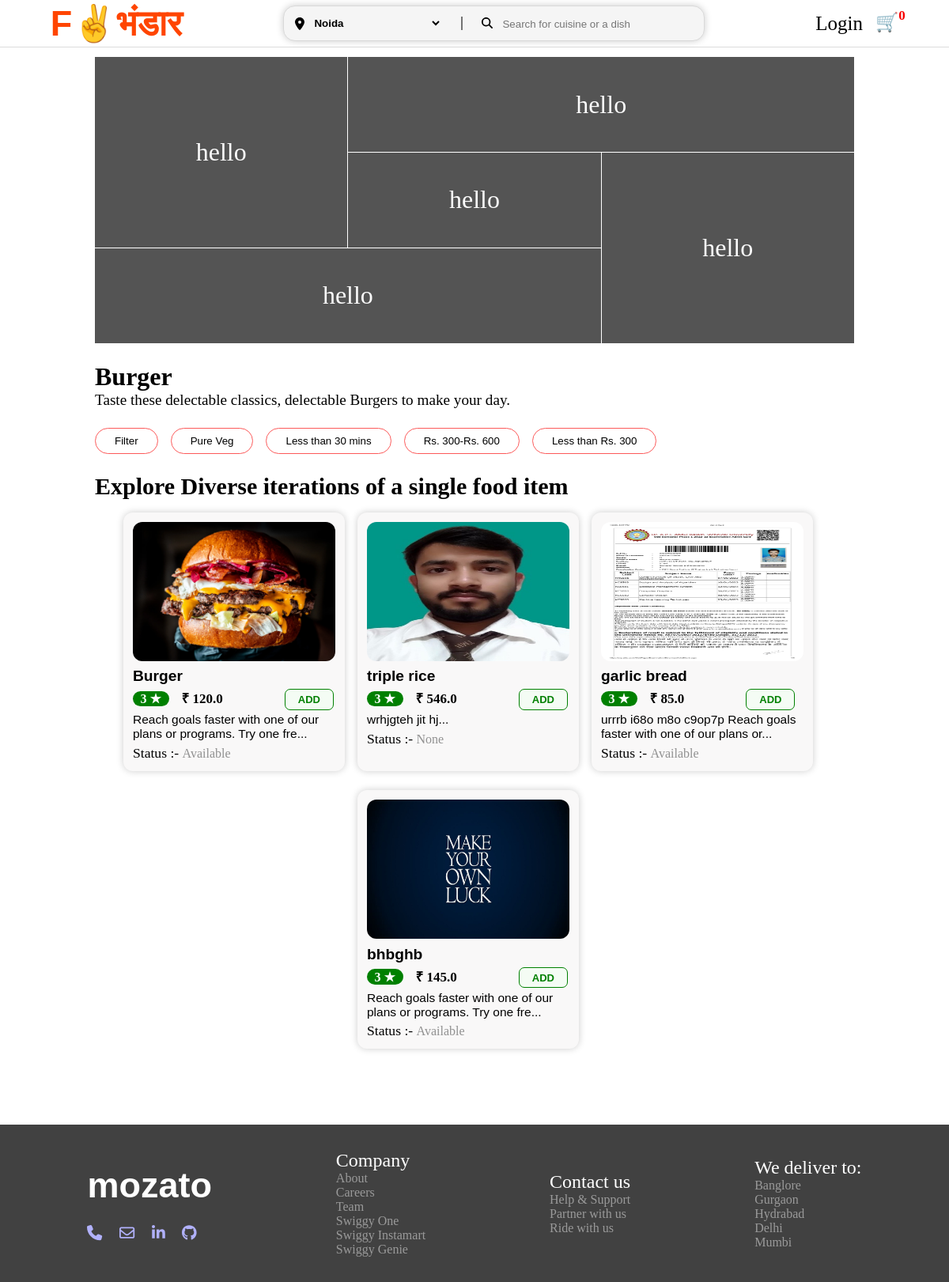
Screenshot of /category/Burger with the database file from the repository.
### mozato_app/models.py (models this page shows, shortened)
class Food_category(models.Model):
    cat_id = models.AutoField(primary_key=True)
    category_name = models.CharField(max_length=50)
    cattegory_img = models.ImageField(default="")

class All_Food(models.Model):
    food_status_choice = [
        ('Available', 'Available'),
        ('Not Available', 'Not Available')
    ]
    food_id = models.AutoField(primary_key=True)
    food_category =  models.ForeignKey(Food_category,on_delete=models.CASCADE,blank=True, null=True)
    food_name = models.CharField(max_length=100)
    food_img =  models.ImageField()
    food_price = models.FloatField()
    food_desc = models.TextField()
    food_status = models.CharField(choices=food_status_choice, null=True, blank=True, max_length=50)

### mozato_app/views.py (the view)
# urls.py: path('category/<str:cat_name>', views.categoryPage, name='category'),
def categoryPage(request, cat_name):
    category = get_object_or_404(Food_category, category_name=cat_name)
    product = All_Food.objects.filter(food_category=category)
    cart = request.session.get('cart',[])
    cartLength = len(cart)
    return render(request, 'biryani.html', {'product': product, 'category': category, 'cartLength':cartLength})

### mozato_app/templates/biryani.html
{% extends 'base.html' %}
{% load static %}
{% block css %}
<link rel="stylesheet" href="{% static 'css/biryani.css' %}">
{% endblock %}
{% block body %}
<div class="biryani">
    <div class="biryani_mix_theme">
        <div class="box row-2">hello</div>
        <div class="box col-2">hello</div>
        <div class="box" id="box3">hello</div>
        <div class="box row-2">hello</div>
        <div class="box col-2">hello</div>
    </div>
    <div class="biryani_inner">
        <p class="biryani_head">{{category.category_name}}</p>
        <p class="biryani_below">Taste these delectable classics, delectable {{category.category_name}}s to make your day.</p>
        <div class="biryani_filter">
            <button>Filter</button>
            <button>Pure Veg</button>
            <button>Less than 30 mins</button>
            <button>Rs. 300-Rs. 600</button>
            <button>Less than Rs. 300</button>
        </div>
    </div>
    <div class="b_rest_ro">
        <p class="rest_ro">Explore Diverse iterations of a single food item</p>
        <div class="inner_rest_ro">
        {% for prod in product %}
            <div class="rt_food_inner">
                <img class="rt_food_img" src="{{ prod.food_img.url }}" alt="food_image">
                <p class="rt_name">{{prod.food_name}}</p>
                <p class="rating">3 &#9733</p><span class="time">&#x20B9; {{prod.food_price}}</span><span><button class="btn_add"><a href="{% url 'popup_add_cart' prod.food_id %}" class="make_link">ADD</a></button></span>
                <p class="specialist">{{prod.food_desc | slice:"0:65"}}...</p>
                <p class="rt_place">Status :- <span class="status">{{prod.food_status}}</span></p>
            </div>
        {% endfor %}
        </div>
    </div>
</div>
{% endblock body %}

### mozato_app/templates/base.html (shortened to what this page needs)
{% load static %}
<!DOCTYPE html>
<html lang="en">
<head>
    <link rel="stylesheet" href="{% static 'css/main.css' %}">
    {% block css %}{% endblock %}
    <link rel="stylesheet" href="https://cdnjs.cloudflare.com/ajax/libs/font-awesome/6.4.2/css/all.min.css" />
</head>
<body>
    {% include 'header.html' %}
    {% block body %}
    {% endblock body %}
    {% include 'footer.html' %}
</body>
</html>

### mozato_app/templates/header.html (shortened to what this page needs)
{% load static %}
<div class="hero">
    <div class="brand"><a href="{% url 'index'  %}">F✌️भंडार</a></div>
        <div class="inner_brand">
                <div class="search_location">
                    <i id="loc" class='fas fa-location-dot fa-9x' style='color:#000000; font: icon;'></i>
                    <select name="curr_loct" id="curr_loct">
                        <option value="noida">Noida</option>
                    </select>
                    <p class="line"></p>
                <form method="POST" action="{% url 'search' %}">{% csrf_token %}
                    <button type="submit" id="search-button"><a class="fa-solid fa-magnifying-glass fa-sm sarch-icon"></a></button>
                    <input type="search" id="search-input" name="searched" placeholder="Search for cuisine or a dish">
                </div>
        </div>
        <div class="user">
            {% if user.is_authenticated %}
                <img class="user_img" id="user_m" src="{% static 'images/user.png' %}" alt="">
            {% else %}
                <a class="log-nav" href="{% url 'login' %}">Login</a>
            {% endif %}
            <a class="cart_icon" href="{% url 'checkout' %}">&#128722; <span class="cart_qunt" id="cart_qunt">{{cartLength}}</span></a>
        </div>
</div>

### mozato_app/templates/footer.html
{% load static %}
<div class="footer">
    <div class="brand_detail">
        <p class="brand">mozato</p>
    <section class="ft_social">
        <a href="tel:+917631618965"><i class="fas fa-phone"></i></a>
        <a href="mailto:bablookumar24bk@gmail.com"><i class="far fa-envelope"></i></a>
        <a href="#"><i class="fab fa-linkedin-in"></i></a>
        <a href="#"><i class="fab fa-github"></i></a>
    </section>
    </div>
    <div class="compny">
        <p class="ft_head">Company</p>
        <ul>
            <li>About</li>
            <li>Careers</li>
            <li>Team</li>
            <li>Swiggy One</li>
            <li>Swiggy Instamart</li>
            <li>Swiggy Genie</li>
        </ul>
    </div>
    <div class="contact_us">
        <p class="ft_head">Contact us</p>
        <ul>
            <li>Help & Support</li>
            <li>Partner with us</li>
            <li>Ride with us</li>
        </ul>
    </div>
    <div class="we_deliver_to">
        <p class="ft_head">We deliver to:</p>
        <ul>
            <li>Banglore</li>
            <li>Gurgaon</li>
            <li>Hydrabad</li>
            <li>Delhi</li>
            <li>Mumbi</li>
        </ul>
    </div>
</div>

### mozato_app/static/css/main.css (style rules this page uses)
* { padding: 0; margin: 0; box-sizing: border-box; }
.hero { display: flex; align-items: center; justify-content: space-around; color: #fff; width: 100vw; height: 60px; position: fixed; background-color: #fff; border-bottom: 1px solid rgb(220, 220, 220); z-index: 999; }
.brand { font-size: 45px; font-weight: bolder; font-family: "Basis Grotesque Pro", Arial, sans-serif; }
.brand a { text-decoration: none; color: orangered; cursor: pointer; }
.search_location { display: flex; align-items: center; justify-content: center; background-color: whitesmoke; padding: .8rem 0.9rem; border-radius: 15px; box-shadow: 0 0 10px rgba(0, 0, 0, 0.2); border: 1px solid rgb(217, 217, 217); }
#curr_loct, #search-input, #search-button { border: none; background-color: whitesmoke; outline: none; }
#search-input { margin-left: .5rem; width: 15rem; }
#search-button { font-size: 1rem; }
.sarch-icon { margin-left: 1.5rem; }
.line { margin-left: 1.5rem; border-left: 2px solid rgb(116, 116, 116); height: 1.1rem; }
#curr_loct { margin-left: 0.5rem; font-weight: 600; }
.user { display: flex; align-items: center; }
.user .log-nav { margin-right: 1rem; font-size: 25px; padding-left: .8rem; text-decoration: none; }
.cart_icon { position: relative; border-radius: 3px; text-decoration: none; font-size: 23.4px; margin-bottom: 4px; }
.cart_qunt { position: absolute; top: -4px; border-radius: 50px; color: rgb(248, 2, 2); font-size: 17px; font-weight: 600; }
.footer { background-color: rgb(65, 65, 65); color: #fff; display: flex; align-items: center; justify-content: space-around; padding: 2rem; }
.ft_head { font-size: 1.5rem; color: #fff; }
ul li { list-style: none; text-align:start; color: rgb(154, 154, 154); cursor: pointer; }
section.ft_social { padding-top: 1.5rem; }
.ft_social a { text-decoration: none; color: rgb(177, 177, 252); font-size: 1.2rem; padding-right: 1.1rem; margin-top: 14px; }
.rt_food_inner { display: inline-block; width: 280px; background-color: #f9f8f8; padding: 12px; border-radius: 12px; box-shadow: 0 0 10px rgba(0, 0, 0, 0.2); margin-right: 1rem; margin-bottom: 1.5rem; transition: all 1s; }
.rt_food_img { width: 16rem; height: 11rem; border-radius: 12px; }
.rt_name { font-size: 1.2rem; font-weight: 550; font-family:'Franklin Gothic Medium', 'Arial Narrow', Arial, sans-serif; padding-top: 0.3rem; padding-bottom: 0.3rem; }
p.rating { display: inline-block; padding: 0.01rem 0.6rem; font-size: 16px; font-weight: 900; color: white; background-color: green; border-radius: 12px; }
span.time { padding-left: 1rem; font-size: 17px; font-weight: 900; }
.specialist { padding-top: 0.2rem; font-size: 15.5px; font-family:'Gill Sans', 'Gill Sans MT', Calibri, 'Trebuchet MS', sans-serif; }
.rt_place { font-size: 1.1rem; padding-top: 0.3rem; }
span.status { font-size: 1rem; color: rgb(145, 145, 145); }
button.btn_add { margin-left: 6em; padding: .3rem 1rem; border-radius: 7px; font-size: 13px; font-weight: 600; border: 1.2px solid green; background-color: rgb(244, 252, 244); color: green; outline: none; cursor: pointer; }
a.make_link { all: unset; cursor: pointer; }
.biryani { padding: 6% 10%; }
a.log-nav { font-size: 21.5px; color: black; }

### mozato_app/static/css/biryani.css (style rules this page uses)
.biryani_head { font-size: 2rem; font-weight: 800; }
.biryani_below { font-size: 1.2rem; }
.biryani_filter { display: flex; flex-direction: row; flex-wrap: wrap; gap: 1rem; margin: 1.5rem 0; }
.biryani_filter button { border: 1px solid rgb(252, 90, 90); background-color: #ffffff27; padding: .5rem 1.5rem; border-radius: 5rem; transition: all .5s ease-in-out; }
.rest_ro { font-size: 30px; font-weight: 600; color: black; }
.inner_rest_ro { margin-top: 1rem; display: flex; flex-wrap: wrap; justify-content: center; }
.biryani_inner { margin-top: 1.5rem; }
.biryani_mix_theme { display: grid; gap: .05rem; grid-template-columns: repeat(3, 1fr); grid-auto-rows: 120px; }
.box { background-image: url('/static/brand_img/background_img.webp'); color: #fcfcfc; background-size: cover; background-position: top; display: flex; justify-content: center; align-items: center; background-color: #545454; background-blend-mode: hard-light; font-size: 2rem; transition: all 1s ease-in-out; }
.row-2 { grid-row: span 2; }
.col-2 { grid-column: span 2; }

### rows the page displays
Food_category: category_name "Burger"
All_Food: food_img (picture), food_name "Burger", food_price "120.0", food_desc "Reach goals faster with one of our plans or programs. Try one fre", food_status "Available"
All_Food: food_img (picture), food_name "triple rice", food_price "546.0", food_desc "wrhjgteh jit hj", food_status "None"
All_Food: food_img (picture), food_name "garlic bread", food_price "85.0", food_desc "urrrb i68o m8o c9op7p Reach goals faster with one of our plans or", food_status "Available"
All_Food: food_img (picture), food_name "bhbghb", food_price "145.0", food_desc "Reach goals faster with one of our plans or programs. Try one fre", food_status "Available"

### other values shown
{{ cartLength }} "0"
